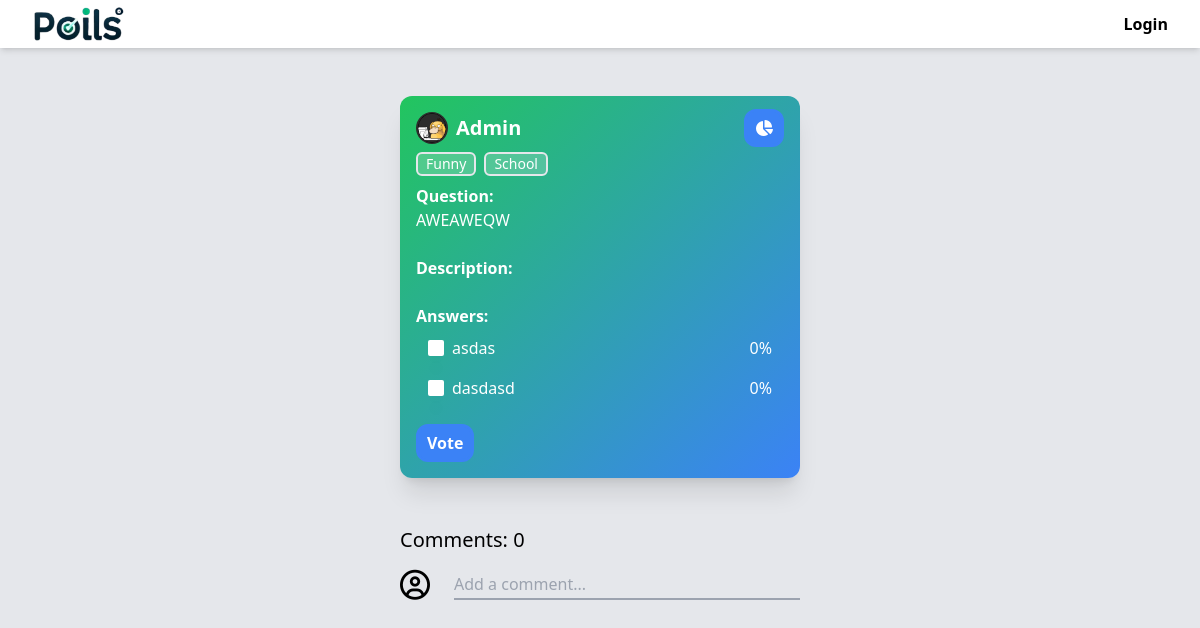
The app's page /poll/3/, older data.
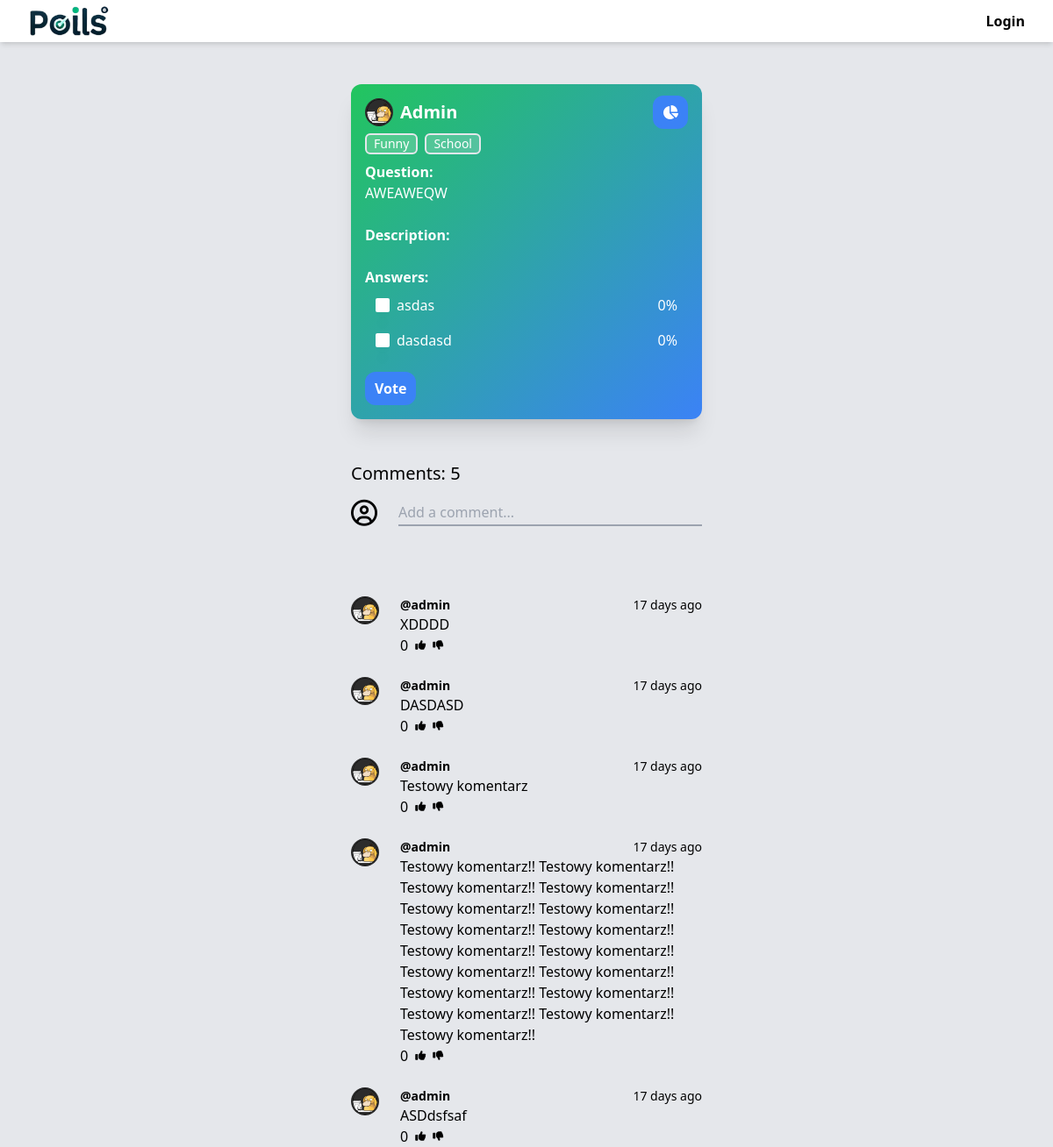
The same page, newer data.
### base/models.py (models this page shows, shortened)
class Poll(models.Model):
    question = models.TextField()
    description = models.TextField(null=True, blank=True)
    made_by = models.ForeignKey(User, on_delete=models.SET_NULL, null=True)
    created = models.DateTimeField(auto_now_add=True)
    updated = models.DateTimeField(auto_now=True)
    styles = models.ManyToManyField(Style)
    tags = models.ManyToManyField(Tag)
    class Meta:
        ordering = ['-updated', '-created']
    @property
    def options(self):
        return (self.option_set.all())
    @property
    def comments(self):
        return (self.comment_set.all())
    @property
    def user(self):
        return self.made_by

class Tag(models.Model):
    name = models.TextField()
    created = models.DateTimeField(auto_now_add=True)
    updated = models.DateTimeField(auto_now=True)

class Option(models.Model):
    poll = models.ForeignKey(Poll, on_delete=models.CASCADE)
    label = models.TextField()
    created = models.DateTimeField(auto_now_add=True)
    updated = models.DateTimeField(auto_now=True)

### members/models.py (models this page shows)
class Profile(models.Model):
    user = models.OneToOneField(User, on_delete=models.CASCADE)
    image = models.ImageField(upload_to="profiles/", null=True, blank=True)
    bio = models.TextField(max_length=300, null=True, blank=True)

### comments/models.py (models this page shows)
class Comment(models.Model):
    user = models.ForeignKey(User, on_delete=models.CASCADE)
    poll = models.ForeignKey(Poll, on_delete=models.CASCADE)
    text = models.TextField()
    created = models.DateTimeField(auto_now_add=True)
    updated = models.DateTimeField(auto_now=True)
    deleted = models.DateTimeField(null=True, blank=True)
    @property
    def votes(self):
        return self.commentvote_set.all()
    @property
    def sum_of_votes(self):
        return sum(1 if vote.vote else -1 for vote in self.votes)

### base/views.py (the view)
# urls.py: path('poll/<int:pk>/', views.poll, name="poll"),
def poll(request, pk):
    def compute_percent(votes, options):
        tmp = {}
        for vote in votes:
            option = vote.option
            if option.label not in tmp:
                tmp[option.label] = 1
            else:
                tmp[option.label] += 1
        for option in options:
            if option.label in tmp:
                option.percent = tmp[option.label] / len(votes) * 100
            else:
                option.percent = 0
        return options, tmp
    poll = Poll.objects.get(id=pk)
    options = poll.options
    votes = Vote.objects.filter(poll_id=pk)
    comments = poll.comments.annotate(
        votes_sum=Count('commentvote', filter=Q(commentvote__vote=True)) -
                  Count('commentvote', filter=Q(commentvote__vote=False))
    ).order_by('-votes_sum')
    for comment in comments:
        timediff = datetime.now(timezone.utc) - comment.created
        if timediff.days >= 1:
            comment.time_ago = f'{timediff.days} days ago'
        elif timediff.seconds // 3600 > 1:
            comment.time_ago = f'{timediff.seconds // 3600} hours ago'
        else:
            comment.time_ago = f'{timediff.seconds // 60} minutes ago'
        if request.user.is_authenticated:
            if any(vote.user == request.user and vote.vote == 1 for vote in comment.votes):
                comment.has_voted_positive = True
            elif any(vote.user == request.user and vote.vote == 0 for vote in comment.votes):
                comment.has_voted_negative = True
    options, js_dict = compute_percent(votes, options)
    user_vote = votes.filter(user_id=request.user.id)
    context = {
        'poll': poll,
        'options': options,
        'already_voted': user_vote.exists(),
        'vote_id': user_vote.get().option_id if user_vote else None,
        'js_keys': json.dumps(list(js_dict.keys())),
        'js_values': json.dumps(list(js_dict.values())),
        'comments': comments
    }
    return render(request, 'base/poll.html', context)

### base/templates/base/poll.html (shortened to what this page needs)
{% extends 'main.html' %}
{% block content %}
    <div class="
    mt-12 text-white pb-4 pt-4 px-4 w-1/3 m-auto min-h-24
    rounded-xl shadow-xl
    {{ poll.styles.first.tailwind_classes }}">
        <div class="mb-2 flex h-8 gap-x-2 place-items-center justify-between">
            <div class="flex gap-x-2 place-items-center">
                {% if poll.user.profile.image %}
                    <img class="rounded-full w-8 h-8" src="{{ poll.user.profile.image.url }}" />
                {% else %}
                    <i class="text-2xl self-center fa-regular fa-circle-user"></i>
                {% endif %}
                <p class="font-bold text-xl">{{ poll.user|capfirst }}</p>
            </div>
            <button id="openModal" class="px-2 py-1 border-[3px] border-blue-500 hover:bg-white hover:text-blue-500 text-white bg-blue-500 rounded-xl ease-in duration-100 font-bold" title="Show charts">
                <i class="fa-solid fa-chart-pie"></i>
            </button>
        </div>
        <div class="flex gap-x-2 mb-2">
            {% for tag in poll.tags.all %}
                <div class="border-2 text-sm px-2 rounded-md bg-white/20">
                    {{ tag.name }}
                </div>
            {% endfor %}
        </div>
        <p class="font-bold">Question:</p>
        <p>{{ poll.question }}</p>
        <p class="mt-6 font-bold">Description:</p>
        <p class="mt-6 font-bold">Answers:</p>
        <form method="POST" action="{% url 'vote' poll.id %}">
            {% for option in options %}
                <div role="button" class="flex items-center rounded-lg p-0 transition-all bg-blue-100 bg-opacity-0 hover:bg-opacity-40 focus:bg-slate-100 active:bg-slate-100">
                    <label for="{{ forloop.counter }}" class="w-full flex cursor-pointer items-center px-3 py-2">
                        <div class="w-full inline-flex items-center">
                            <label class="relative flex items-center cursor-pointer" for="{{ forloop.counter }}">
                                <input   name="vote" type="radio" value="{{ option.id }}" id="{{ forloop.counter }}" class="peer h-4 w-4 cursor-pointer appearance-none rounded-sm bg-white shadow-xl checked:border-slate-400 transition-all"/>
                            </label>
                            <label class="flex justify-between w-full ml-2 cursor-pointer" for="{{ forloop.counter }}">
                                <p>{{ option.label }}</p>
                                <p>{{ option.percent|floatformat }}%</p>
                            </label>
                        </div>
                    </label>
                </div>
            {% endfor %}
            {% if already_voted %}
                </form>
                <p class="text-center mt-6 font-bold">You have already voted</p>
                <div class="w-full mt-4 flex items-center justify-center">
                    <form method="POST" action="{% url 'delete-vote' poll.id %}">
                        {% csrf_token %}
                        <button class="m-auto text-sm px-2 py-1 border-[3px] border-blue-500 hover:bg-white hover:text-blue-500 text-white bg-blue-500 rounded-xl ease-in duration-100 font-bold">
                            Delete my vote
                        </button>
                    </form>
                </div>
            {% else %}
                <button type="submit" class="mt-4 m-auto px-2 py-1 border-[3px] border-blue-500 hover:bg-white hover:text-blue-500 text-white bg-blue-500 rounded-xl ease-in duration-100 font-bold">Vote</button>
                </form>
            {% endif %}
    </div>
    <div class="w-1/3 h-8 m-auto mt-12 grid grid-cols-1">
        <div>
            <form method="POST" action="{% url 'create-comment' poll.id %}">
                <p class="mb-4 text-xl">Comments: {{ comments|length }}</p>
                <div class="flex gap-x-6">
                    {% if request.user.profile.image %}
                        <img class="rounded-full w-8 h-8" src="{{ poll.user.profile.image.url }}" />
                    {% else %}
                        <i class="text-3xl self-center fa-regular fa-circle-user"></i>
                    {% endif %}
                    <div class="w-full">
                        <input id="comment-input" class="h-full bg-transparent border-b-2 border-gray-400 w-full placeholder:text-gray-400
                        focus:ring-0 focus:border-b-black focus:placeholder:opacity-0 focus:shadow-0 focus-visible:ring-0 focus-visible:outline-0
                        " type="text" placeholder="Add a comment..." name="comment"
                        onkeyup="if(this.value.length){document.getElementById('comment-buttons').classList.remove('hidden')}else{document.getElementById('comment-buttons').classList.add('hidden')}"
                        />
                    </div>
                </div>
                <div class="w-full flex justify-end mt-2 h-6">
                </div>
            </form>
        </div>
        <div class="mt-6" id="comment-container">
            {% for comment in comments %}
                 <div class="flex gap-x-6 mt-6">
                    {% if comment.user.profile.image %}
                        <img class="rounded-full w-8 h-8" src="{{ comment.user.profile.image.url }}" />
                    {% else %}
                        <i class="text-3xl self-center fa-regular fa-circle-user"></i>
                    {% endif %}
                    <div class="w-full grid grid-cols-1">
                        <div class="flex justify-between text-sm">
                            <p class="font-bold">@{{ comment.user.username }}</p>
                            <p>{{ comment.time_ago }}</p>
                        </div>
                        <p>{{ comment.text }}</p>
                        <div class="flex items-center gap-x-2">
                            <p>{{ comment.sum_of_votes }}</p>
                            <i hx-get='{% url 'vote-comment' comment.id 1 %}' hx-target="#comment-container" class="text-xs fa-solid fa-thumbs-up cursor-pointer hover:text-blue-500 {% if comment.has_voted_positive %} text-blue-500 {% endif %}"></i>
                            <i hx-get='{% url 'vote-comment' comment.id 0 %}' hx-target="#comment-container" class="text-xs fa-solid fa-thumbs-down cursor-pointer hover:text-blue-500 {% if comment.has_voted_negative %} text-blue-500 {% endif %}"></i>
                        </div>
                    </div>
                </div>
            {% endfor %}
        </div>
    </div>
{% endblock %}

### templates/main.html (shortened to what this page needs)
{% load compress %}
{% load static %}
<!DOCTYPE html>
<html>
<head>
    <link href="../../static/src/toastr.css" rel="stylesheet"/>
    <link rel="stylesheet" href="../../static/src/output.css">
    <link rel="stylesheet" href="https://cdnjs.cloudflare.com/ajax/libs/font-awesome/6.6.0/css/all.min.css" />
</head>
<body class="bg-gray-200">
    {% include 'navbar.html' %}
    {% block content %}
    {% endblock %}
</body>
</html>

### templates/navbar.html
<div class="flex justify-between items-center px-8 h-12 shadow-md bg-white">
    <a href="/" class="font-bold">
       <img class="h-10" src="/media/logo-name.png">
    </a>
    <div class="flex gap-6">
        {% if request.user.is_authenticated %}
            <div class="flex font-bold gap-2">
                {% if user.profile.image %}
                    <img class="rounded-full w-6 h-6" src="{{ user.profile.image.url }}" />
                {% else %}
                    <i class="text-2xl self-center fa-regular fa-circle-user"></i>
                {% endif %}
                <a href="{% url 'members.profile' %}">{{ request.user|capfirst }}</a>
            </div>
            <a href="{% url 'logout' %}" class="font-bold">
                Logout
            </a>
        {% else %}
            <a href="{% url 'login' %}" class="font-bold">
                Login
            </a>
        {% endif %}
    </div>
</div>

Row changes from the older to the newer data that the page shows:
added Comment: user.profile.image (picture), user.username "admin", time_ago "17 days ago", text "XDDDD", sum_of_votes "0"
added Comment: user.profile.image (picture), user.username "admin", time_ago "17 days ago", text "DASDASD", sum_of_votes "0"
added Comment: user.profile.image (picture), user.username "admin", time_ago "17 days ago", text "Testowy komentarz", sum_of_votes "0"
added Comment: user.profile.image (picture), user.username "admin", time_ago "17 days ago", text "Testowy komentarz!! Testowy komentarz!! Testowy komentarz!! Testowy komentarz!! Testowy komentarz!! Testowy komentarz!! Testowy komentarz!! Testowy komentarz!! Testowy komentarz!! Testowy komentarz!! Testowy komentarz!! Testowy komentarz!! Testowy komentarz!! Testowy komentarz!! Testowy komentarz!! Testowy komentarz!! Testowy komentarz!!", sum_of_votes "0"
added Comment: user.profile.image (picture), user.username "admin", time_ago "17 days ago", text "ASDdsfsaf", sum_of_votes "0"
Text that changed along with them:
{{ comments|length }}: "0" → "5"
